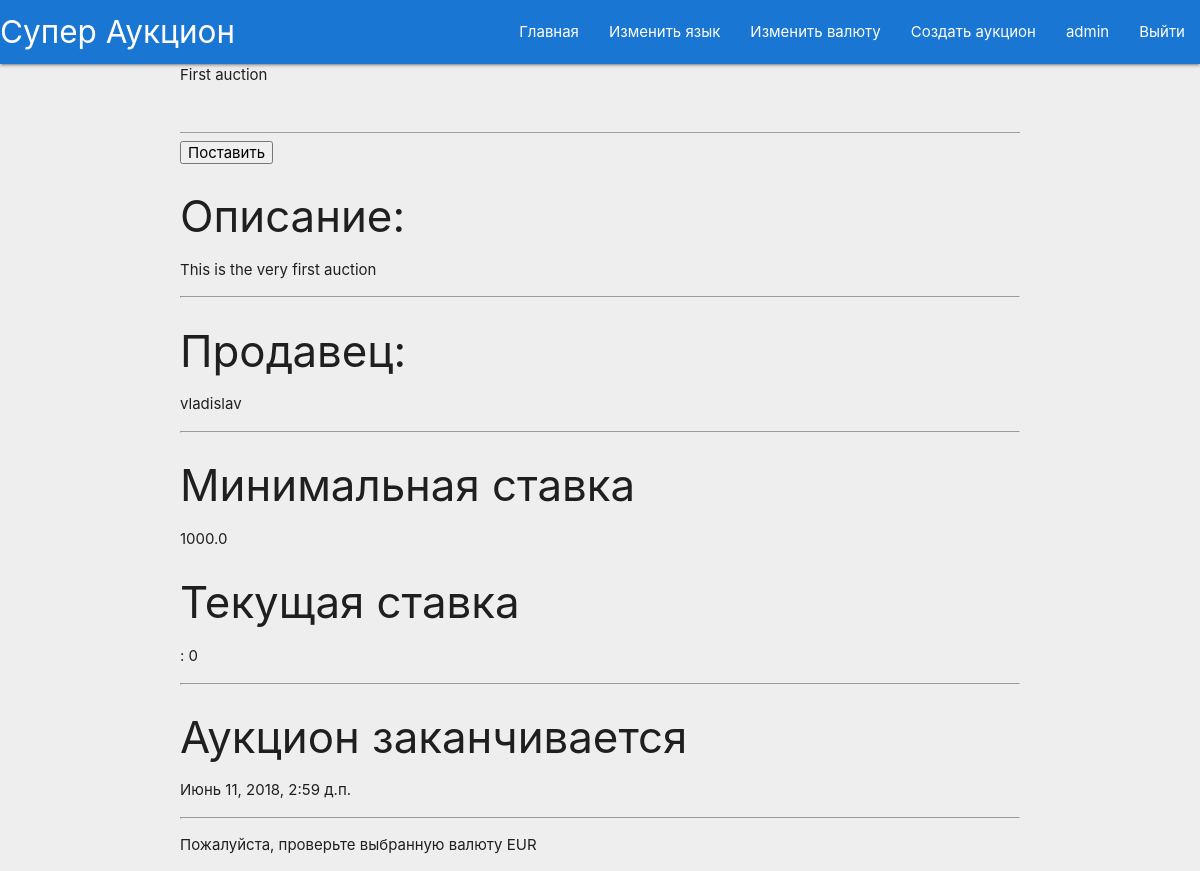
The app's page /bid/1/ (signed in) with its own data.
### AuctionApp/models.py (models this page shows, shortened)
class Auction(models.Model):
    title = models.CharField(max_length=100)
    description = models.CharField(max_length=1000)
    seller = models.CharField(max_length=100)
    minimum_price = models.FloatField()
    deadline = models.DateTimeField()
    state = models.CharField(max_length=50)

### AuctionApp/views.py (the view, shortened to what this page needs)
# urls.py: url(r'^bid/(?P<id>[0-9]+)/', BidAuction.as_view()),
@method_decorator(login_required, name='dispatch')
class BidAuction(View):
    def get(self, request, id):
        auction = models.Auction.objects.get(pk=id)
        currency = get_currency(request)
        highest_bid = get_highest_bid(auction)
        if highest_bid != 0:
            highest_bid = highest_bid.amount
        min_price_in_currency = oer_handler.get_price(auction.minimum_price, 'EUR', currency)
        highest_bid_in_currency = oer_handler.get_price(highest_bid, 'EUR', currency)
        if auction.state == 'active':
            if request.user.username == auction.seller:
                messages.add_message(request, messages.ERROR, _("You can't bid on an auction you're selling."))
                return HttpResponseRedirect(reverse('browse'))
            highest_bid = get_highest_bid(auction)
            if has_bids(auction):
                if highest_bid.bidder.username == request.user.username:
                    messages.add_message(request, messages.ERROR,
                                         _("You already have the highest bid, you can't bid higher!"))
                    return HttpResponseRedirect(reverse('browse'))
            return render(request, 'bid_auction.html', {'auction': auction,
                                                        'highest_bid': get_highest_bid(auction),
                                                        'exchanged_min_price': min_price_in_currency,
                                                        'exchanged_highest_bid': highest_bid_in_currency,
                                                        'currency': currency})
        else:
            messages.add_message(request, messages.ERROR, _("Your requested auction is not Active!!"))

### AuctionApp/oer_handler.py (called while the page is built)
def get_price(price, from_currency, to_currency):
    if from_currency == to_currency:
        return price
    rate = get_rate(from_currency, to_currency)
    return price * rate

### AuctionApp/views.py (called while the page is built)
def get_highest_bid(auction):
    all_bids = models.Bid.objects.filter(auction=auction)
    if len(all_bids) > 0:
        return all_bids[0]
    else:
        return 0

def has_bids(auction):
    return len(models.Bid.objects.filter(auction=auction)) != 0

def get_currency(request):
    current_currency = 'EUR'
    if 'currency' in request.COOKIES:
        current_currency = request.COOKIES['currency']
    return current_currency

### templates/bid_auction.html (shortened to what this page needs)
{%  extends "base.html" %}
{% load i18n %}
{% block title %}{{ auction.title }}{% endblock %}
{% block content %}
    <form method="post" action="/bid/{{ auction.id }}/">
        <input type="number" name="new_bid" value="{{ auction.current_bid }}" step="0.01">
        <button type="submit" name="submit" value="Submit">{% trans "Bid" %}</button>
    </form>
    <h3>{% trans "Description: " %}</h3>
    <p>{{ auction.description }}</p>
    <hr>
    <h3>{% trans "Seller: " %}</h3>
    <p>{{ auction.seller }}</p>
    <hr>
    <h3>{% trans "Minimum bid: " %}</h3>
    <p>{{ exchanged_min_price }}</p>
    <h3>{% trans "Current bid" %}</h3>
    <p>{{ highest_bid.bidder }}: {{ exchanged_highest_bid }}</p>
    <hr>
    <h3>{% trans "Auction deadline" %}</h3>
    <p>{{ auction.deadline }}</p>
    <hr>
    <p>{% trans "Please note that you are bidding in currency" %} {{ currency }}</p>
{%  endblock %}

### templates/base.html (shortened to what this page needs)
<!doctype html>
{% load i18n %}
{% load static %}
<html>
    <head>
        <link rel="stylesheet" href="{% static 'Auction/libs/materialize/materialize.css' %}" />
        <link rel="stylesheet" type="text/css" href="{% static 'Auction/styles.css' %}" />
    </head>
    <body class="grey lighten-3">
        <header>
            <nav class="blue darken-2">
                <div class="nav-wrapper">
                    <a href="/browse/" class="brand-logo">{% trans "Yet Another Auction Site" %}</a>
                    <ul id="nav-mobile" class="right hide-on-med-and-down">
                        <li><a href="/browse/">{% trans "Home" %}</a></li>
                        <li><a href="/language/">{% trans "Change Language" %}</a></li>
                        <li><a href="/currency/">{% trans "Change Currency" %}</a></li>
                        {% if user.is_authenticated %}
                            <li><a href="/create/">{% trans "Create Auction" %}</a></li>
                            <li><a href="/profile/">{{ user.username }}</a></li>
                            <li><a href="/logout/">{% trans "Logout" %}</a></li>
                        {% else %}
                            <li><a href="/login/">{% trans "Log in" %}</a></li>
                        {% endif %}
                    </ul>
                </div>
            </nav>
        </header>
        <div class="container">
            {% block title %}
            {% endblock %}
            {% block content %}
            {% endblock %}
        </div>
    </body>
</html>

### records on screen
Auction: title "First auction", description "This is the very first auction", seller "vladislav", minimum_price "1000.0", deadline "Июнь 11, 2018, 2:59 д.п."

### other values on screen
{{ user.username }} "admin"
{{ exchanged_highest_bid }} "0"
{{ currency }} "EUR"
